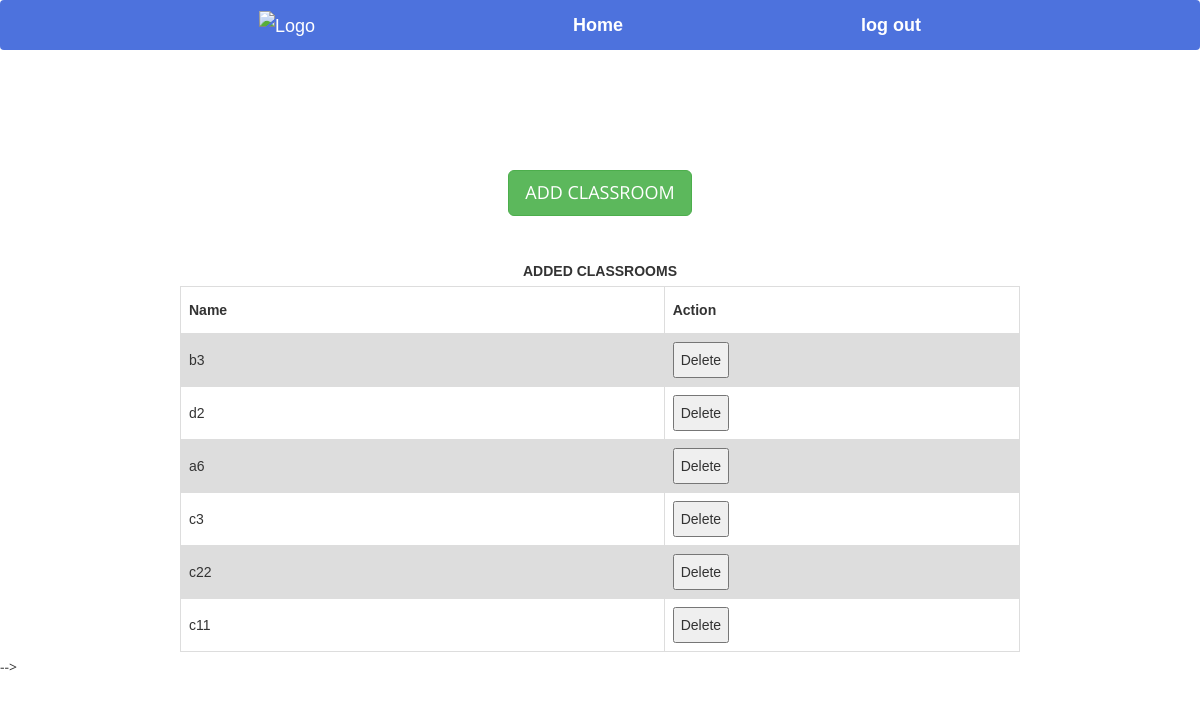
The app's page /addclassrooms.php with its own data.
### tables this page shows
CREATE TABLE `classe` (
  `nom_salle` varchar(30) NOT NULL,
  `filiere` int(1) NOT NULL,
  `capacite` int(255) NOT NULL,
  `batiment` varchar(11) NOT NULL
);

### addclassrooms.php (the view, shortened to what this page needs)
<!DOCTYPE html>
<html xmlns="http://www.w3.org/1999/xhtml">
<head>
    <link href="assets/css/bootstrap.css" rel="stylesheet"/>
    <link href="assets/css/font-awesome.min.css" rel="stylesheet"/>
    <link href="assets/css/flexslider.css" rel="stylesheet"/>
    <link href="assets/css/style.css" rel="stylesheet"/>
</head>
<body>
<div class="navbar">
      <a href="db.php">
        <img src="photo\cropped-ensak-logo.png" alt="Logo">
        <strong><a href="db.php">Home</a></strong>
      </a>
      <div class="s">
      <strong><a href="index.php">log out</a></strong>
    </div>
    </div>
<div align="center"
     style="margin-top:10%">
    <button
        id="classroommanual" class="btn btn-success btn-lg">ADD CLASSROOM
    </button>
</div>
<div align="center">
    <br>
    <table id=classroomstable>
        <caption><strong>ADDED CLASSROOMS</strong></caption>
        <tr>
            <th width="100">Name</th>
            <th width="60">Action</th>
        </tr>
        <?php
        $q = mysqli_query(mysqli_connect("localhost", "root", "", "ttms"),
            "SELECT * FROM classe ");
        while ($row = mysqli_fetch_assoc($q)) {
            echo "<tr><td>{$row['nom_salle']}</td>
                    <td><button>Delete</button></td>
                    </tr>\n";
        }
        ?>
    </table>
</div>
--></div>
</body>
</html>

### addclassrooms.php (style rules this page uses)
.navbar { overflow: hidden; background-color: #4d72dd; font-family: Arial; display: flex; justify-content: space-between; align-items: center; padding: 0 40px; }
.navbar a { color: white; text-decoration: none; margin-right: 20px; font-size: 18px; transition: all 0.2s ease; }
.navbar img { height: 50px; margin-right: 20px; }
table { margin-top: 10px; font-family: arial, sans-serif; border-collapse: collapse; width: 70%; }
td, th { border: 1px solid #dddddd; text-align: left; padding: 8px; }
tr:nth-child(even) { background-color: #dddddd; }

### records on screen
classe: nom_salle "b3"
classe: nom_salle "d2"
classe: nom_salle "a6"
classe: nom_salle "c3"
classe: nom_salle "c22"
classe: nom_salle "c11"
